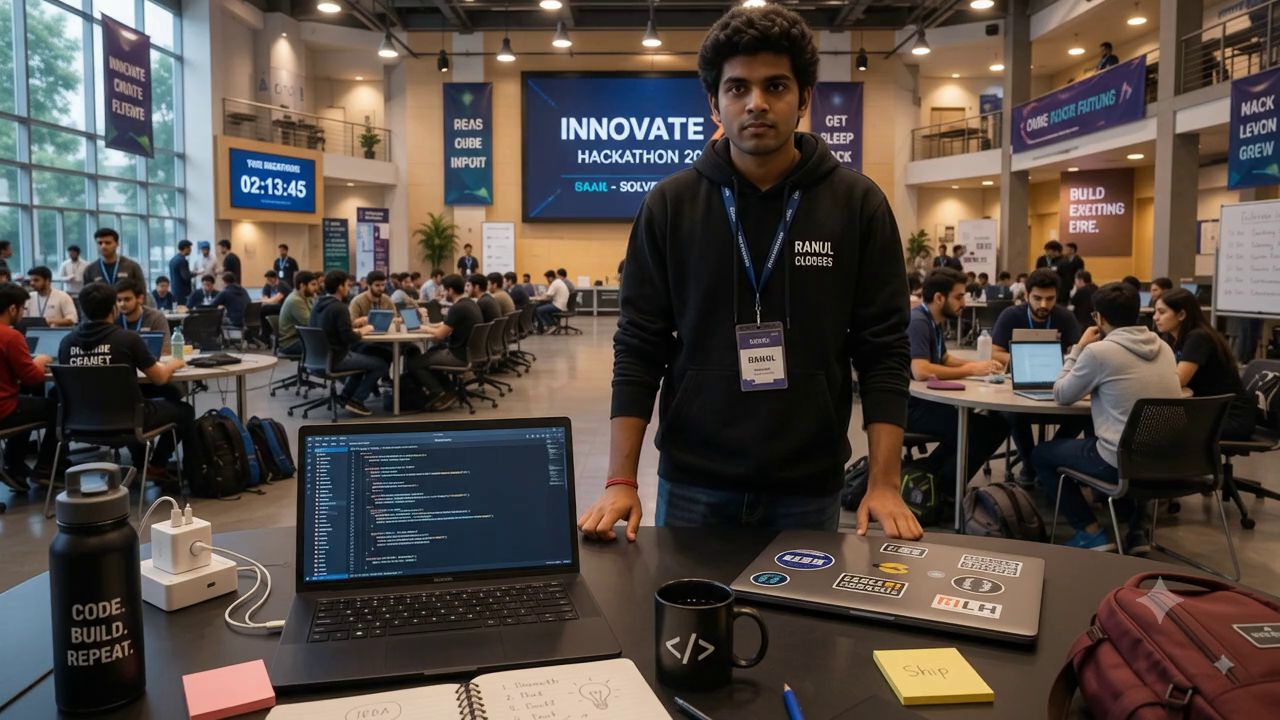
#> input picture frame 24 of public/assets/listening.mp4, 1280 x 720 px
$ python verify_face_detection.py
#> lines starting #> are read from the running program, lines starting #| are printed output that depends on the picture
#> in main, frame is the input picture: shape (720, 1280, 3); mean B, G, R 68.4, 74.8, 84.5
import cv2
import os

def detect_rahul_face(frame):
    """
    Detect Rahul's face in the hackathon hall scene.
    Rahul is positioned centered at the table in the middle of the frame.
    Frame dimensions: 1280x720.
    Rahul's face center is approximately at x ~ 0.50 (640), y ~ 0.32 (230).
    """
    h, w, _ = frame.shape
#> h = 720; w = 1280
    fw = int(w * 0.14)
#> fw = 179
    fh = int(h * 0.22)
#> fh = 158
    abs_x = int(w * 0.43)
#> abs_x = 550
    abs_y = int(h * 0.21)
#> abs_y = 151
    return (abs_x, abs_y, abs_x + fw, abs_y + fh)

def main():
    source_video = 'public/assets/listening.mp4'
    if not os.path.exists(source_video):
        print(f"Error: {source_video} not found")
        return

    cap = cv2.VideoCapture(source_video)
    ret, frame = cap.read()
    cap.release()

    if not ret:
        print("Failed to read frame from video")
        return

    x1, y1, x2, y2 = detect_rahul_face(frame)
#> x1 = 550; y1 = 151; x2 = 729; y2 = 309
    width = x2 - x1
#> width = 179
    height = y2 - y1
#> height = 158

    # Draw bounding box and mouth region box on diagnostic image
    annotated = frame.copy()
    cv2.rectangle(annotated, (x1, y1), (x2, y2), (0, 255, 0), 3) # Green face box

    # Mouth region is lower third of face
    mouth_y1 = y1 + int(height * 0.62)
#> mouth_y1 = 248
    mouth_y2 = y2
#> mouth_y2 = 309
    mouth_x1 = x1 + int(width * 0.20)
#> mouth_x1 = 585
    mouth_x2 = x2 - int(width * 0.20)
#> mouth_x2 = 694
    cv2.rectangle(annotated, (mouth_x1, mouth_y1), (mouth_x2, mouth_y2), (0, 0, 255), 2) # Red mouth box

    cv2.putText(annotated, f"Rahul Face: {width}x{height} @ ({x1},{y1})",
                (x1 - 20, max(30, y1 - 10)), cv2.FONT_HERSHEY_SIMPLEX, 0.7, (0, 255, 0), 2)
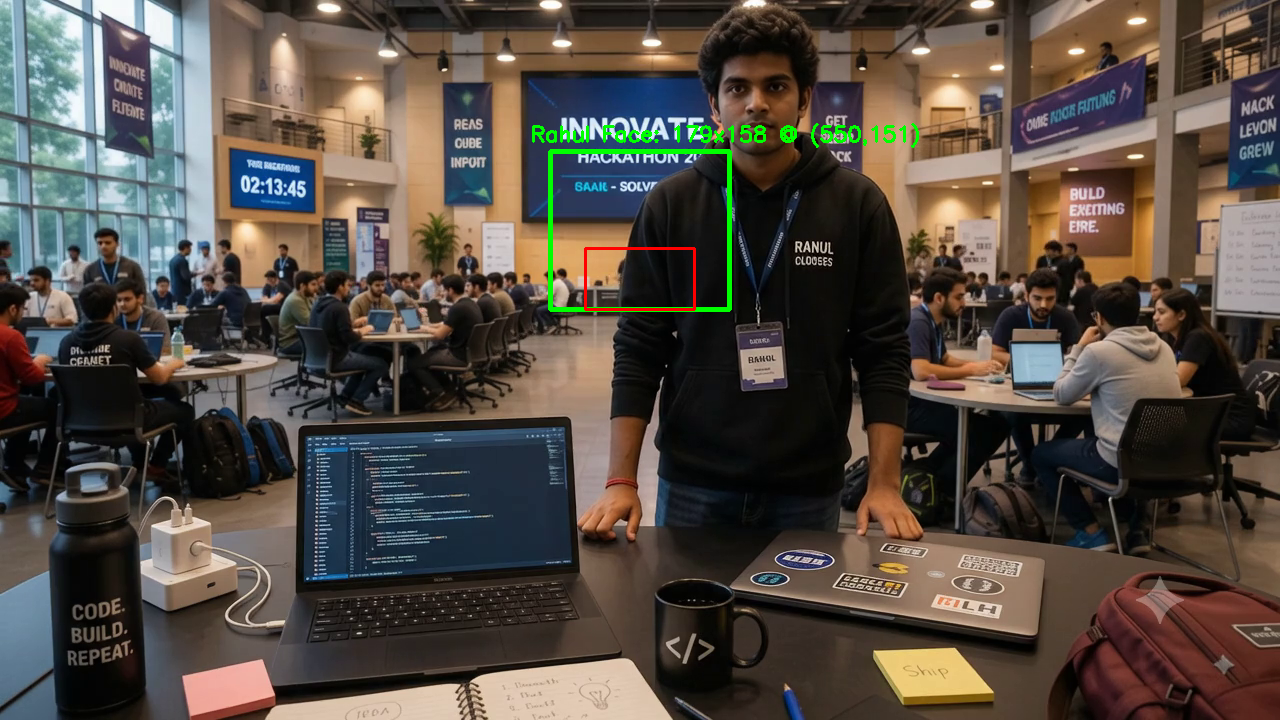
#> annotated: shape (720, 1280, 3); mean B, G, R 67.8, 75.7, 84.1

    output_img = 'public/generated/face-detection-bbox.jpg'
    os.makedirs('public/generated', exist_ok=True)
    cv2.imwrite(output_img, annotated)

    print("=" * 60)
    print("      RAHUL FACE DETECTION VERIFICATION")
    print("=" * 60)
    print(f"Source Video        : {source_video}")
    print(f"Frame Dimensions    : {frame.shape[1]}x{frame.shape[0]}")
#| Frame Dimensions    : 1280x720
    print(f"Detected Face Box   : (x1={x1}, y1={y1}, x2={x2}, y2={y2})")
#| Detected Face Box   : (x1=550, y1=151, x2=729, y2=309)
    print(f"Face Width x Height : {width} x {height} px")
#| Face Width x Height : 179 x 158 px
    print(f"Mouth Sub-Crop Box  : (x1={mouth_x1}, y1={mouth_y1}, x2={mouth_x2}, y2={mouth_y2})")
#| Mouth Sub-Crop Box  : (x1=585, y1=248, x2=694, y2=309)
    print(f"Diagnostic Image    : {os.path.abspath(output_img)}")
    print("=" * 60)

if __name__ == "__main__":
    main()

$ run again, starting later in the video
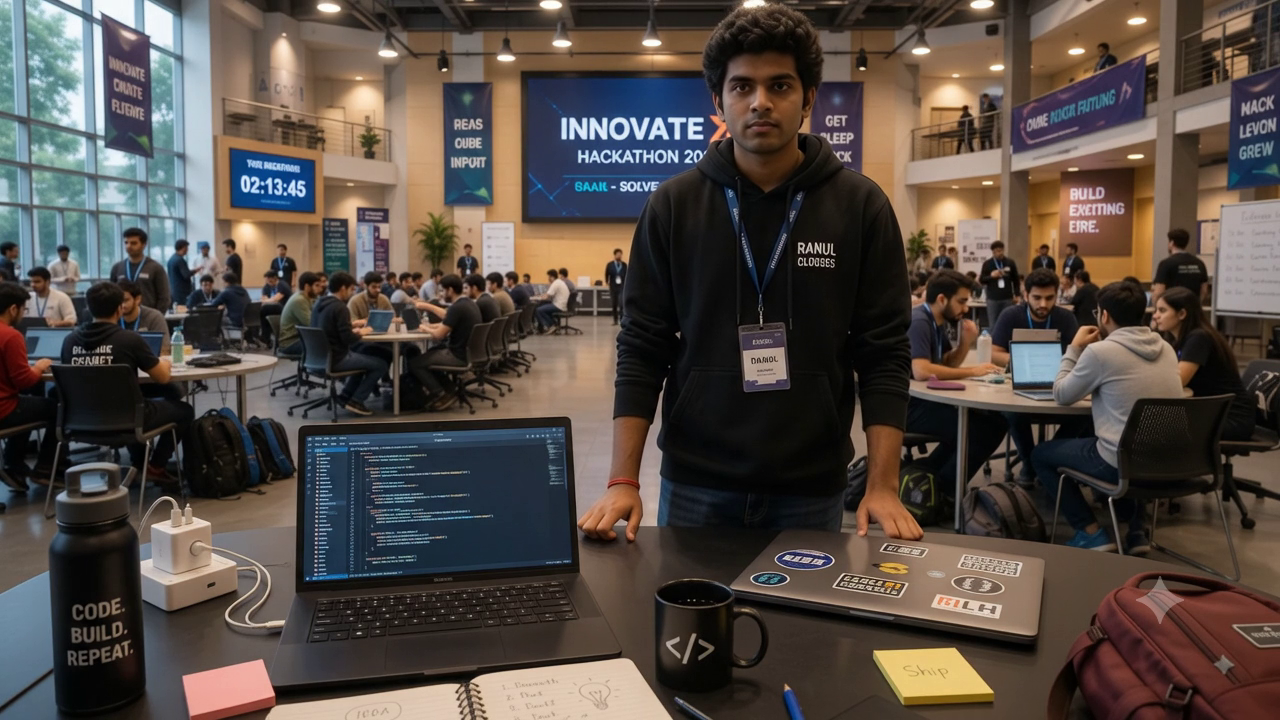
#> input picture frame 108 of public/assets/listening.mp4, 1280 x 720 px
#> in main, frame is the input picture: shape (720, 1280, 3); mean B, G, R 68.7, 74.6, 84
#> x1 = 550; y1 = 151; x2 = 729; y2 = 309
#> width = 179
#> height = 158
#> mouth_y1 = 248
#> mouth_y2 = 309
#> mouth_x1 = 585
#> mouth_x2 = 694
#> in main, `cv2.putText(annotated, f"Rahul Face: {width}x{height} @ ({x1},{y1})", ..`:
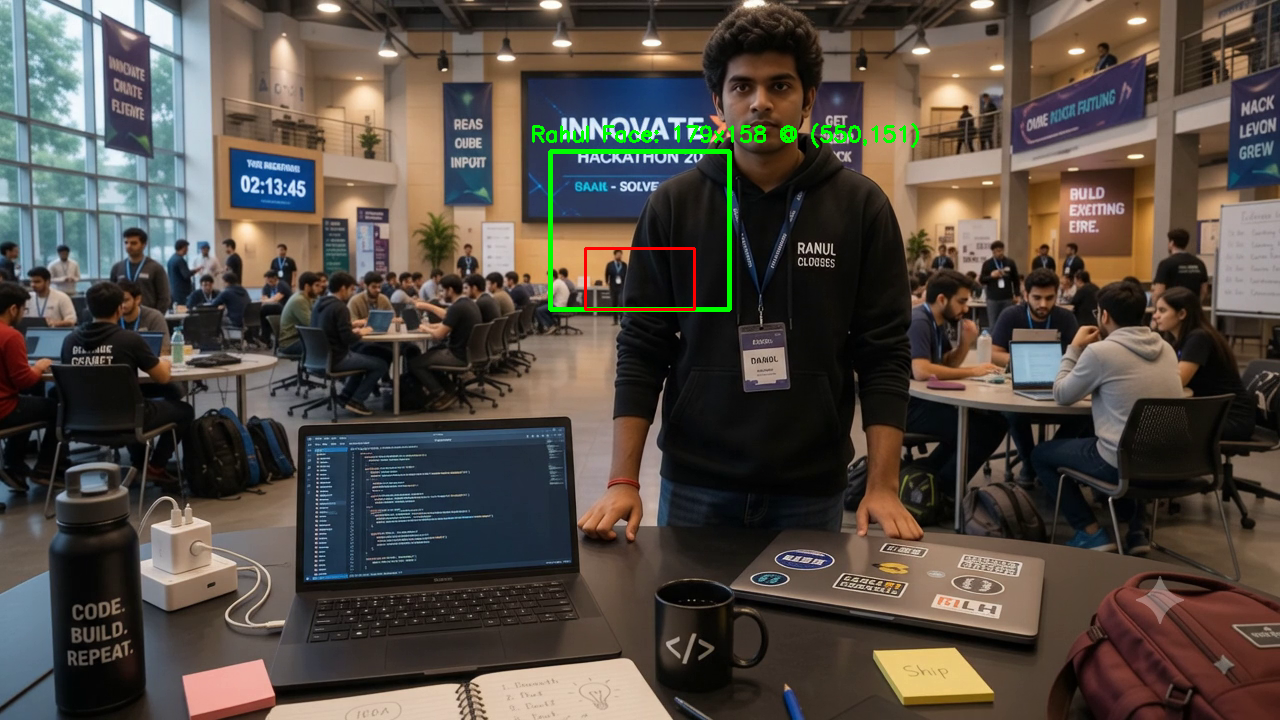
#> annotated: shape (720, 1280, 3); mean B, G, R 68.1, 75.6, 83.7
#| Frame Dimensions    : 1280x720
#| Detected Face Box   : (x1=550, y1=151, x2=729, y2=309)
#| Face Width x Height : 179 x 158 px
#| Mouth Sub-Crop Box  : (x1=585, y1=248, x2=694, y2=309)

$ run again, starting later in the video
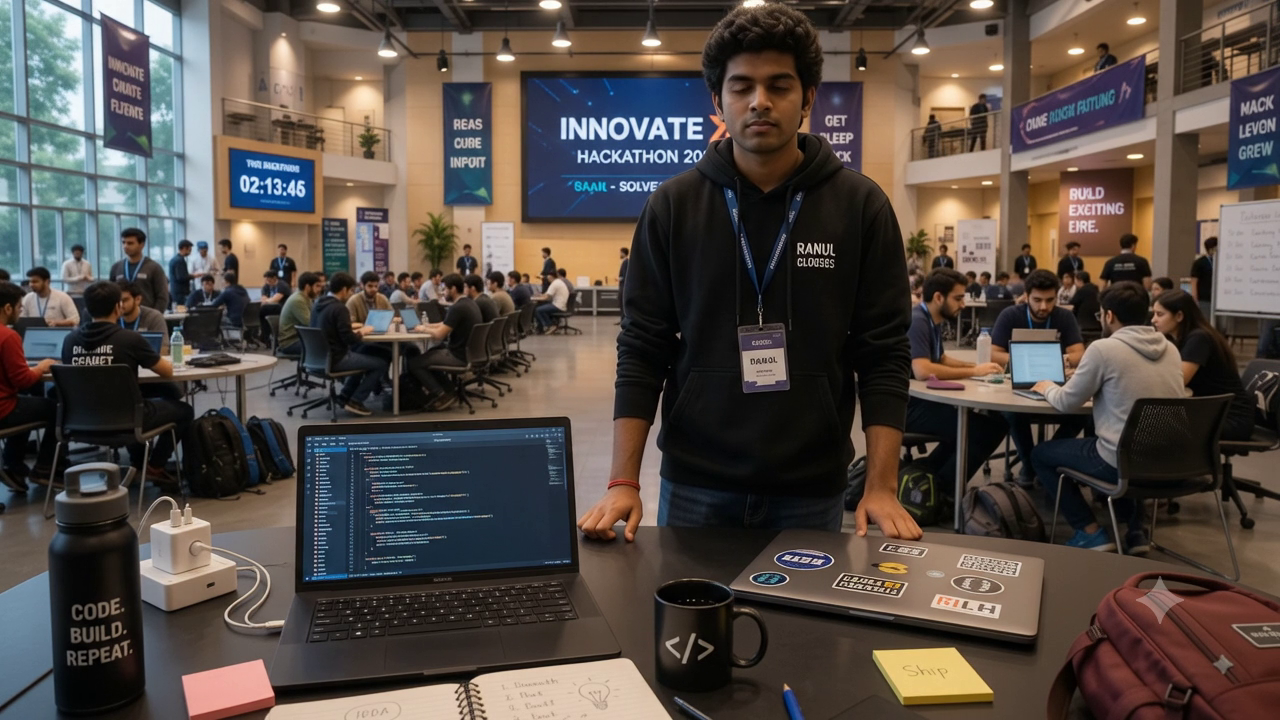
#> input picture frame 192 of public/assets/listening.mp4, 1280 x 720 px
#> in main, frame is the input picture: shape (720, 1280, 3); mean B, G, R 69.6, 75.2, 84.4
#> x1 = 550; y1 = 151; x2 = 729; y2 = 309
#> width = 179
#> height = 158
#> mouth_y1 = 248
#> mouth_y2 = 309
#> mouth_x1 = 585
#> mouth_x2 = 694
#> in main, `cv2.putText(annotated, f"Rahul Face: {width}x{height} @ ({x1},{y1})", ..`:
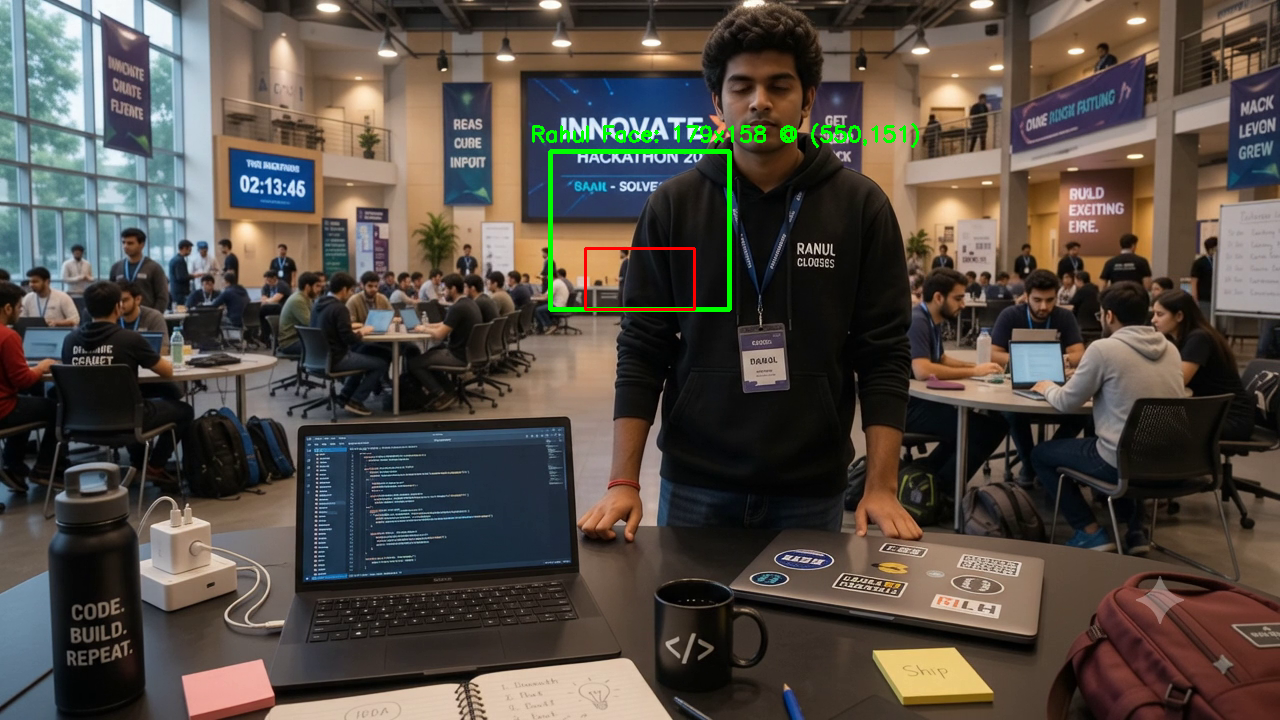
#> annotated: shape (720, 1280, 3); mean B, G, R 69, 76.2, 84.1
#| Frame Dimensions    : 1280x720
#| Detected Face Box   : (x1=550, y1=151, x2=729, y2=309)
#| Face Width x Height : 179 x 158 px
#| Mouth Sub-Crop Box  : (x1=585, y1=248, x2=694, y2=309)
